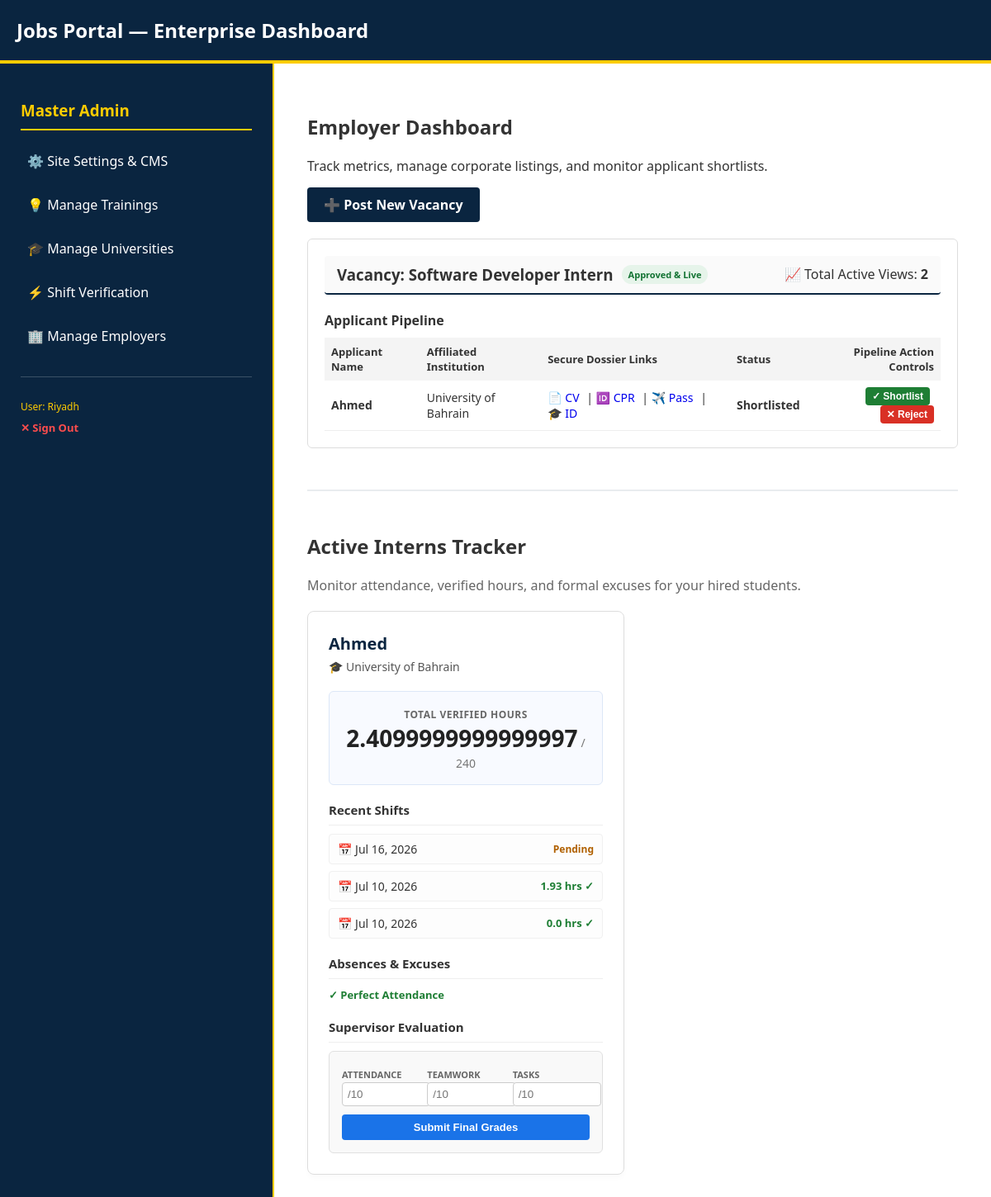
The page /company/dashboard/ (signed in) on the database as committed earlier.
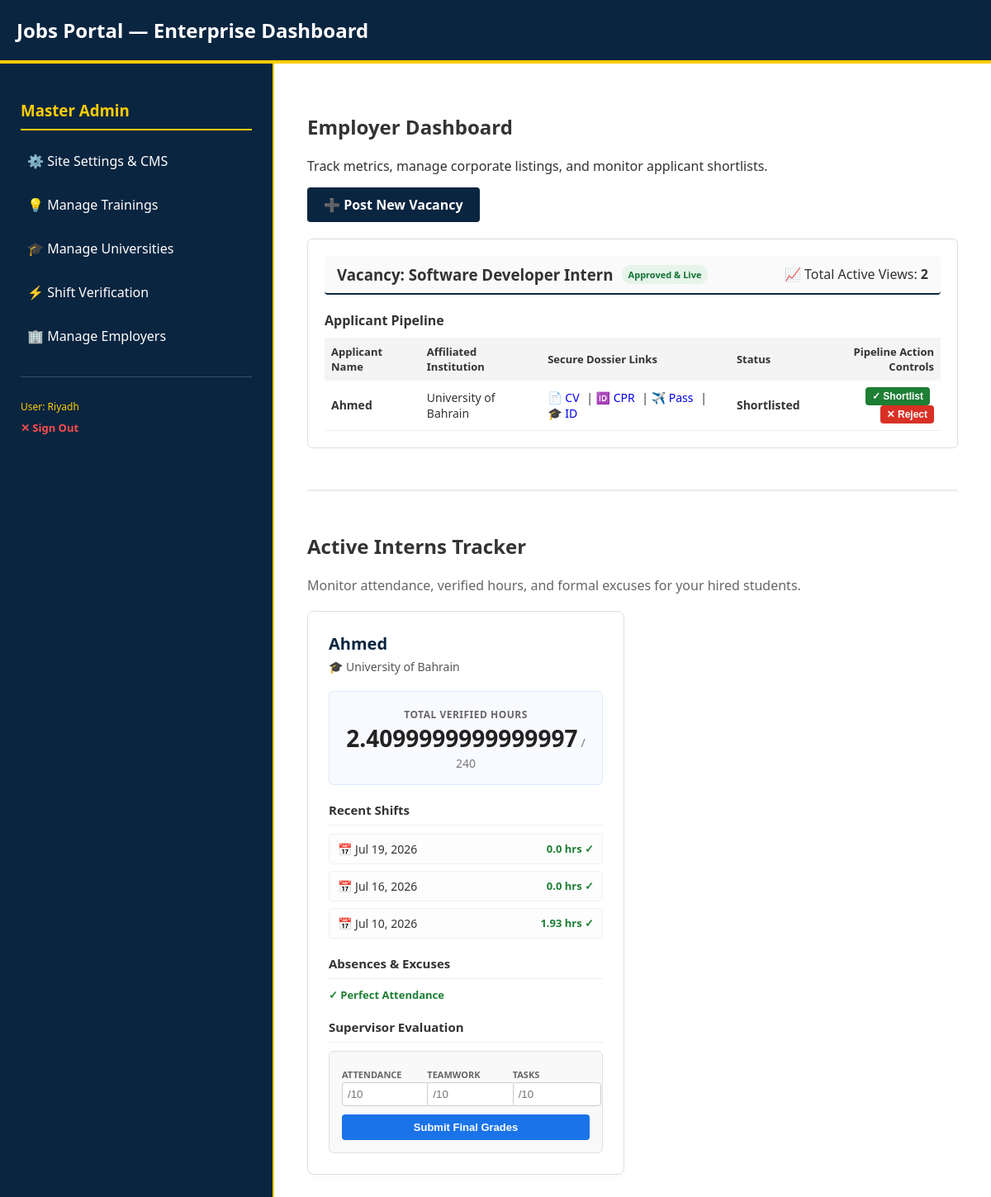
The same page on the database as committed later.
### student_portal/models.py (models this page shows, shortened)
class InternshipPosting(models.Model):
    LEVEL_CHOICES = (('Beginner', 'Beginner'), ('Intermediate', 'Intermediate'), ('Advanced', 'Advanced'))
    NATURE_CHOICES = (('Full-Time', 'Full-Time'), ('Part-Time', 'Part-Time'), ('Remote', 'Remote'))
    company = models.ForeignKey(CompanyProfile, on_delete=models.CASCADE, related_name='postings')
    track = models.ForeignKey(TrainingTrack, on_delete=models.CASCADE, related_name='postings')
    title = models.CharField(max_length=255)
    description = models.TextField()
    requirements = models.TextField()
    location = models.CharField(max_length=255)
    level = models.CharField(max_length=50, choices=LEVEL_CHOICES)
    nature = models.CharField(max_length=50, choices=NATURE_CHOICES)
    salary_range = models.CharField(max_length=100, blank=True, null=True)
    education_level = models.CharField(max_length=100)
    views_count = models.PositiveIntegerField(default=0)
    is_approved = models.BooleanField(default=False)
    max_interns = models.PositiveIntegerField(
        default=3,
        help_text="Maximum number of students allowed to be hired for this position."
    )
    created_at = models.DateTimeField(auto_now_add=True)

class Application(models.Model):
    STATUS_CHOICES = (
        ('Pending', 'Pending'),
        ('Shortlisted', 'Shortlisted'),
        ('Rejected', 'Rejected'),
        ('Cancelled', 'Cancelled')
    )
    internship = models.ForeignKey(InternshipPosting, on_delete=models.CASCADE, related_name='applications')
    student_name = models.CharField(max_length=255)
    university_name = models.CharField(max_length=255)
    email = models.EmailField()
    cv_file = models.FileField(upload_to='resumes/cv/')
    cpr_file = models.FileField(upload_to='resumes/cpr/')
    passport_file = models.FileField(upload_to='resumes/passport/')
    uni_id_file = models.FileField(upload_to='resumes/uni_id/')
    status = models.CharField(max_length=20, choices=STATUS_CHOICES, default='Pending')
    applied_at = models.DateTimeField(auto_now_add=True)

class AttendanceRecord(models.Model):
    user = models.ForeignKey(User, on_delete=models.CASCADE, related_name='attendance_records')
    date = models.DateField(default=timezone.now)
    check_in = models.DateTimeField(null=True, blank=True)
    check_out = models.DateTimeField(null=True, blank=True)
    hours_worked = models.FloatField(default=0.0)
    is_verified = models.BooleanField(default=False)

### student_portal/views.py (the view, shortened to what this page needs)
# urls.py: path('company/dashboard/', views.company_dashboard_view, name='company_dashboard'),
@login_required
def company_dashboard_view(request):
    try:
        profile = request.user.companyprofile
    except Exception:
        messages.error(request, "Access Denied: Your account is not registered as an Internship Provider.")
        return redirect('guest_home')
    my_postings = profile.postings.all().order_by('-created_at')
    submitted_reports = WeeklyReport.objects.filter(
        application__internship__company=profile
    ).order_by('-submitted_at')
    hired_apps = Application.objects.filter(internship__company=profile, status='Shortlisted')
    hired_interns_data = []
    for app in hired_apps:
        student_user = User.objects.filter(email=app.email).first()
        if student_user:
            attendances = AttendanceRecord.objects.filter(user=student_user).order_by('-date')
            total_verified_hours = sum(r.hours_worked for r in attendances if r.is_verified and r.hours_worked)
            excuses = ShiftExcuse.objects.filter(user=student_user).order_by('-date')
            hired_interns_data.append({
                'application': app,
                'student_name': app.student_name,
                'university': app.university_name,
                'total_hours': total_verified_hours,
                'recent_shifts': attendances[:3],
                'recent_excuses': excuses[:2],
            })
    context = {
        'postings': my_postings,
        'hired_interns_data': hired_interns_data,
        'submitted_reports': submitted_reports,
    }
    return render(request, 'company_dashboard.html', context)

### student_portal/templates/company_dashboard.html (shortened to what the changed rows need)
{% extends 'base.html' %}
{% block content %}
<h2>Employer Dashboard</h2>
<div style="margin-top: 30px;">
    {% for posting in postings %}
        <div style="border: 1px solid #ddd; border-radius: 6px; padding: 20px; margin-bottom: 30px; background: white;">
            <div style="display: flex; justify-content: space-between; align-items: center; background: #fafafa; padding: 10px 15px; border-radius: 4px; border-bottom: 2px solid var(--primary-blue);">
                <h3 style="margin: 0; display: flex; align-items: center; gap: 10px;">
                    Vacancy: {{ posting.title }}
                    {% if posting.is_approved %}
                        <span style="font-size: 11px; background: #e6f4ea; color: #137333; padding: 4px 8px; border-radius: 12px; font-weight: bold;">Approved & Live</span>
                    {% else %}
                        <span style="font-size: 11px; background: #fef7e0; color: #b06000; padding: 4px 8px; border-radius: 12px; font-weight: bold;">Pending Admin Approval</span>
                    {% endif %}
                </h3>
                <span>📈 Total Active Views: <strong>{{ posting.views_count }}</strong></span>
            </div>
            <h4 style="margin: 20px 0 10px 0;">Applicant Pipeline</h4>
            <table style="width: 100%; border-collapse: collapse;">
                <thead>
                    <tr style="background: #f4f4f4; text-align: left; font-size: 13px;">
                        <th style="padding: 8px;">Applicant Name</th>
                        <th style="padding: 8px;">Affiliated Institution</th>
                        <th style="padding: 8px;">Secure Dossier Links</th>
                        <th style="padding: 8px;">Status</th>
                        <th style="padding: 8px; text-align: right;">Pipeline Action Controls</th>
                    </tr>
                </thead>
                <tbody>
                    {% for app in posting.applications.all %}
                        <tr style="border-bottom: 1px solid #eee; font-size: 14px;">
                            <td style="padding: 8px; font-weight: bold;">{{ app.student_name }}</td>
                            <td style="padding: 8px;">{{ app.university_name }}</td>
                            <td style="padding: 8px;">
                                {% if app.cv_file %}
                                    <a href="{{ app.cv_file.url }}" target="_blank" style="text-decoration:none; margin-right:5px;">📄 CV</a>
                                {% else %}
                                    <span style="color: #bbb;" title="No file uploaded">📄 CV</span>
                                {% endif %} |
                                {% if app.cpr_file %}
                                    <a href="{{ app.cpr_file.url }}" target="_blank" style="text-decoration:none; margin-right:5px;">🆔 CPR</a>
                                {% else %}
                                    <span style="color: #bbb;" title="No file uploaded">🆔 CPR</span>
                                {% endif %} |
                                {% if app.passport_file %}
                                    <a href="{{ app.passport_file.url }}" target="_blank" style="text-decoration:none; margin-right:5px;">✈️ Pass</a>
                                {% else %}
                                    <span style="color: #bbb;" title="No file uploaded">✈️ Pass</span>
                                {% endif %} |
                                {% if app.uni_id_file %}
                                    <a href="{{ app.uni_id_file.url }}" target="_blank" style="text-decoration:none;">🎓 ID</a>
                                {% else %}
                                    <span style="color: #bbb;" title="No file uploaded">🎓 ID</span>
                                {% endif %}
                            </td>
                            <td style="padding: 8px;"><strong>{{ app.status }}</strong></td>
                            <td style="padding: 8px; text-align: right;">
                                <form method="post" style="margin: 0; display: inline-block;">
                                    <button type="submit" name="action" value="shortlist" style="background:#1e7e34; color:white; border:none; padding:4px 8px; border-radius:4px; font-weight:bold; cursor:pointer; font-size:12px; margin-right:5px;">✓ Shortlist</button>
                                    <button type="submit" name="action" value="reject" style="background:#d93025; color:white; border:none; padding:4px 8px; border-radius:4px; font-weight:bold; cursor:pointer; font-size:12px;">✕ Reject</button>
                                </form>
                            </td>
                        </tr>
                    {% empty %}
                        <tr><td colspan="5" style="padding: 10px; color:#777; font-style:italic;">No applicant dossiers filed for this opening yet.</td></tr>
                    {% endfor %}
                </tbody>
            </table>
        </div>
    {% empty %}
        <p>No active structural job placements registered to this account line.</p>
    {% endfor %}
</div>
<div style="margin-top: 50px; border-top: 2px solid #e9ecef; padding-top: 30px; margin-bottom: 50px;">
    <h2>Active Interns Tracker</h2>
    {% if hired_interns_data %}
        <div style="display: grid; grid-template-columns: repeat(auto-fill, minmax(350px, 1fr)); gap: 20px; margin-top: 20px;">
            {% for intern in hired_interns_data %}
                <div style="border: 1px solid #ddd; border-radius: 8px; background: white; padding: 25px; box-shadow: 0 4px 6px rgba(0,0,0,0.02);">
                    <h3 style="margin: 0 0 5px 0; color: var(--primary-blue); font-size: 20px;">{{ intern.student_name }}</h3>
                    <p style="margin: 0 0 20px 0; font-size: 14px; color: #555;">🎓 {{ intern.university }}</p>
                    <div style="background: #f8faff; border: 1px solid #dce7f7; padding: 15px; border-radius: 6px; margin-bottom: 20px; text-align: center;">
                        <span style="font-size: 12px; color: #666; text-transform: uppercase; font-weight: bold; letter-spacing: 0.5px;">Total Verified Hours</span><br>
                        <span style="font-size: 28px; font-weight: bold; color: #222;">{{ intern.total_hours|default:"0" }}</span> <span style="font-size: 14px; color: #777;">/ 240</span>
                    </div>
                    <h4 style="margin: 0 0 10px 0; font-size: 15px; border-bottom: 1px solid #eee; padding-bottom: 8px; color: #333;">Recent Shifts</h4>
                    {% if intern.recent_shifts %}
                        <ul style="list-style: none; padding: 0; margin: 0 0 20px 0; font-size: 14px;">
                            {% for shift in intern.recent_shifts %}
                                <li style="margin-bottom: 8px; display: flex; justify-content: space-between; align-items: center; background: #fdfdfd; padding: 8px 10px; border: 1px solid #f0f0f0; border-radius: 4px;">
                                    <span>📅 {{ shift.date|date:"M d, Y" }}</span>
                                    {% if shift.is_verified %}
                                        <span style="color: #1e7e34; font-weight: bold; font-size: 13px;">{{ shift.hours_worked }} hrs ✓</span>
                                    {% else %}
                                        <span style="color: #b06000; font-size: 12px; font-weight: bold;">Pending</span>
                                    {% endif %}
                                </li>
                            {% endfor %}
                        </ul>
                    {% else %}
                        <p style="font-size: 13px; color: #777; font-style: italic; margin-bottom: 20px;">No shifts logged by this intern yet.</p>
                    {% endif %}
                    <h4 style="margin: 0 0 10px 0; font-size: 15px; border-bottom: 1px solid #eee; padding-bottom: 8px; color: #333;">Absences & Excuses</h4>
                    {% if intern.recent_excuses %}
                        <ul style="list-style: none; padding: 0; margin: 0; font-size: 14px;">
                            {% for excuse in intern.recent_excuses %}
                                <li style="margin-bottom: 8px; color: #d93025; background: #fef4f4; padding: 8px 10px; border-radius: 4px; border: 1px solid #fcdada;">
                                    <strong>{{ excuse.date|date:"M d" }}:</strong> {{ excuse.reason }}
                                </li>
                            {% endfor %}
                        </ul>
                    {% else %}
                        <p style="font-size: 13px; color: #1e7e34; font-weight: bold; margin: 0; margin-bottom: 20px;">✓ Perfect Attendance</p>
                    {% endif %}
                    <h4 style="margin: 20px 0 10px 0; font-size: 15px; border-bottom: 1px solid #eee; padding-bottom: 8px; color: #333;">Supervisor Evaluation</h4>
                    {% if intern.application.evaluation %}
                        <div style="background: #e6f4ea; border: 1px solid #cce8d6; padding: 10px; border-radius: 4px; text-align: center;">
                            <span style="color: #137333; font-weight: bold; font-size: 13px;">✓ Final Evaluation Submitted</span>
                            <div style="font-size: 12px; color: #555; margin-top: 5px;">
                                Att: {{ intern.application.evaluation.attendance_score }}/10 |
                                Team: {{ intern.application.evaluation.teamwork_score }}/10 |
                                Task: {{ intern.application.evaluation.performance_score }}/10
                            </div>
                        </div>
                    {% else %}
                        <form method="post" style="background: #f9f9f9; padding: 15px; border-radius: 6px; border: 1px solid #e0e0e0;">
                            <div style="display: flex; gap: 10px; margin-bottom: 10px;">
                                <div style="flex: 1;">
                                    <label style="font-size: 11px; color: #666; font-weight: bold;">ATTENDANCE</label>
                                    <input type="number" name="attendance_score" min="1" max="10" required placeholder="/10" style="width: 100%; padding: 6px; border: 1px solid #ccc; border-radius: 4px;">
                                </div>
                                <div style="flex: 1;">
                                    <label style="font-size: 11px; color: #666; font-weight: bold;">TEAMWORK</label>
                                    <input type="number" name="teamwork_score" min="1" max="10" required placeholder="/10" style="width: 100%; padding: 6px; border: 1px solid #ccc; border-radius: 4px;">
                                </div>
                                <div style="flex: 1;">
                                    <label style="font-size: 11px; color: #666; font-weight: bold;">TASKS</label>
                                    <input type="number" name="performance_score" min="1" max="10" required placeholder="/10" style="width: 100%; padding: 6px; border: 1px solid #ccc; border-radius: 4px;">
                                </div>
                            </div>
                            <button type="submit" style="background: #1a73e8; color: white; border: none; padding: 8px; border-radius: 4px; width: 100%; cursor: pointer; font-size: 13px; font-weight: bold;">
                                Submit Final Grades
                            </button>
                        </form>
                    {% endif %}
                </div>
            {% endfor %}
        </div>
    {% endif %}
</div>
{% endblock %}

Rows that differ between the two databases and show on the page:
computed for Application "Ahmed": loses AttendanceRecord (date "Jul 10, 2026", hours_worked "0.0")
added AttendanceRecord: date "Jul 19, 2026", hours_worked "0.0"
changed AttendanceRecord "Jul 16, 2026": hours_worked (not shown) → "0.0"; is_verified "Pending" → "hrs ✓"
